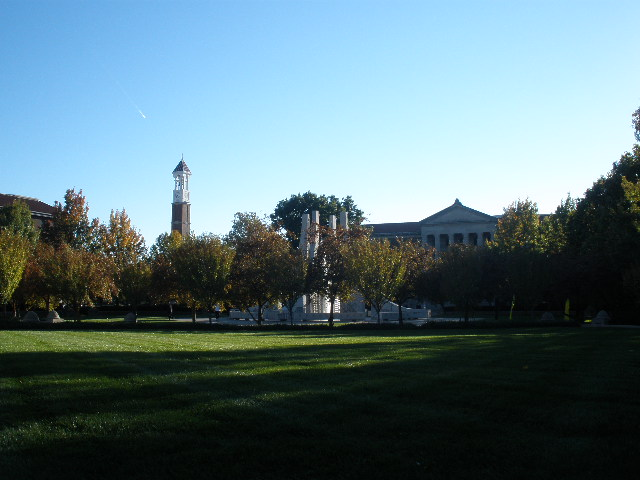
#> input picture PA120272.JPG, 640 x 480 px
$ python suhas99_midterm_1.py
#> lines starting #> are read from the running program, lines starting #| are printed output that depends on the picture
# -*- coding: utf-8 -*-
import cv2
import numpy as np
import random
import matplotlib.pyplot as plt
import csv
import pandas as pd
import math

"""# Problem 1 (20 Points)

Link to input image: https://drive.google.com/file/d/1X0xir8CrOoKsNXxvZnLVAJWKztpMuUhV/view?usp=drive_link

#### Part 1: Write code and describe the steps to perform histogram equalization of the given color image.  Hint: First convert to a color space that separates the intensity from the color channels (eg. LAB or LUV color spaces work the best).  Your result should look like the below:

Link to the output of part-1: https://drive.google.com/file/d/1nIhoE0PyCdFE3LfAwGcUqUt_GaQ2NoG-/view?usp=sharing

"""

# Image is read from the path
image1 = cv2.imread('PA120272.JPG')
#> image1 is the input picture: shape (480, 640, 3); mean B, G, R 124.6, 117.4, 92.4

# The BGR image is conbverted to LAB format
# Here L represents the Lightness/Intensity whereas A and B respresnts the colors.
# We need to perform histogram equalization on the L channel
lab = cv2.cvtColor(image1, cv2.COLOR_BGR2LAB)
#> lab: shape (480, 640, 3); mean of channels 0, 1, 2 115, 122, 122.2
L,A,B=cv2.split(lab)
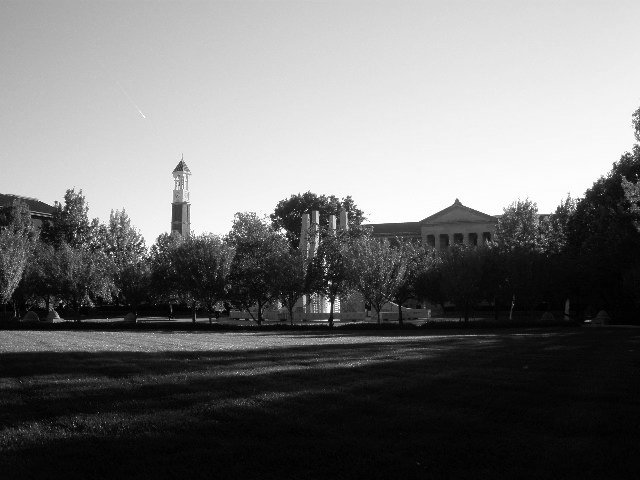
#> L: shape (480, 640); min 0, max 255, mean 115
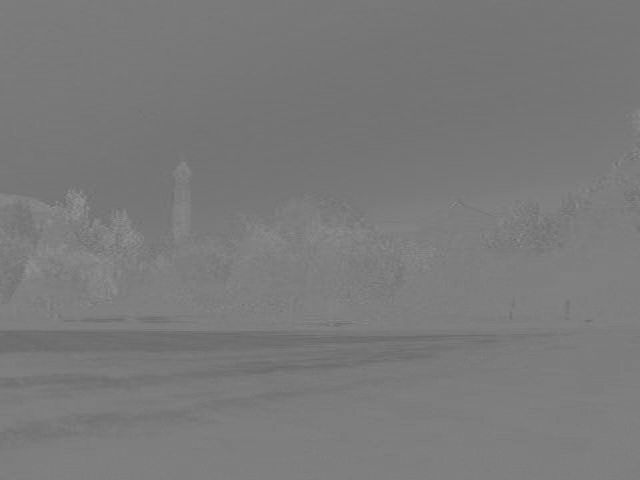
#> A: shape (480, 640); min 104, max 147, mean 122
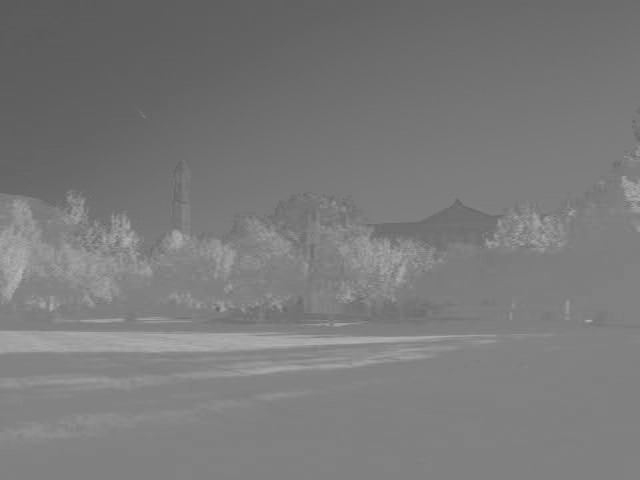
#> B: shape (480, 640); min 91, max 189, mean 122.2

# Histogram Linearization is performed on the L channel
histogram_equalized_L = cv2.equalizeHist(L)
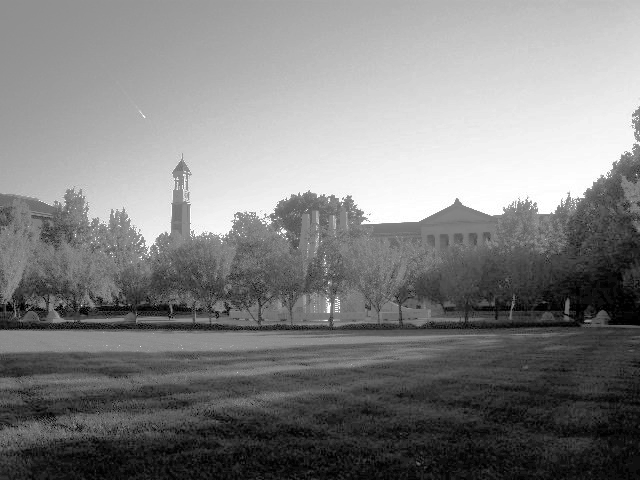
#> histogram_equalized_L: shape (480, 640); min 0, max 255, mean 129

# The equalized L channel is merged back with color channels
equalized_image=cv2.merge((histogram_equalized_L,A,B))
#> equalized_image: shape (480, 640, 3); mean of channels 0, 1, 2 129, 122, 122.2

# The LAB image is converted to RGB image for plotting
plot_image1=cv2.cvtColor(equalized_image, cv2.COLOR_LAB2RGB)
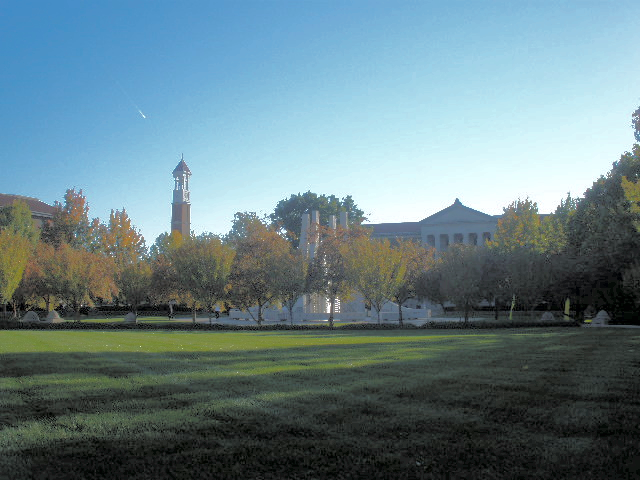
#> plot_image1: shape (480, 640, 3); mean R, G, B 103.2, 128.1, 134.7
cv2.imwrite('midterm_q1_eq.jpg', plot_image1)

"""#### Part 2: Another way to enhance a dark image is to perform gamma correction.   For each intensity pixel, replace it with the new intensity = 255*((intensity/255)^(1/2.2)). Write code to perform gamma correction.  Your result should look like below:

Link to the output of part-2: https://drive.google.com/file/d/1rgo7Kl8qK7Byh5QZsIb4CrfdBzY51Aco/view?usp=sharing

"""

# The BGR image is conbverted to LAB format
# Here L represents the Lightness/Intensity whereas A and B respresnts the colors.
# Gamma correction is performed on the L channel
gamma_corrected_L = 255*((L/255)**(1/2.2))
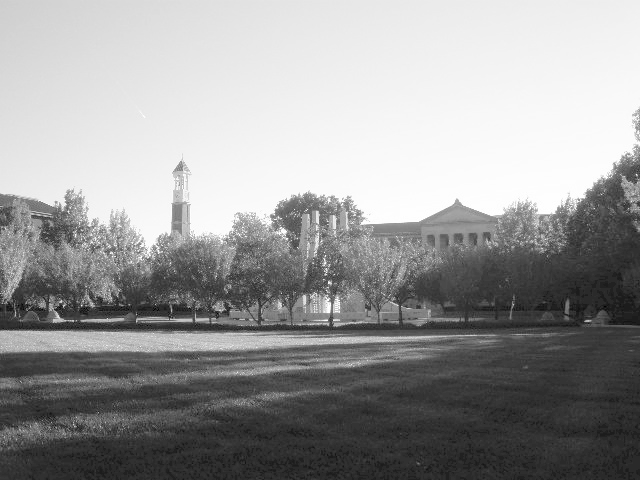
#> gamma_corrected_L: shape (480, 640) float64; min 0, max 255, mean 153.3
gamma_corrected_L_int=np.uint8(gamma_corrected_L)

# The gamma corrected channel is merged back with color channels
gamma_image = cv2.merge((gamma_corrected_L_int,A,B))
#> gamma_image: shape (480, 640, 3); mean of channels 0, 1, 2 152.7, 122, 122.2

# The LAB image is converted to RGB image for plotting
plot_image2=cv2.cvtColor(gamma_image, cv2.COLOR_LAB2RGB)
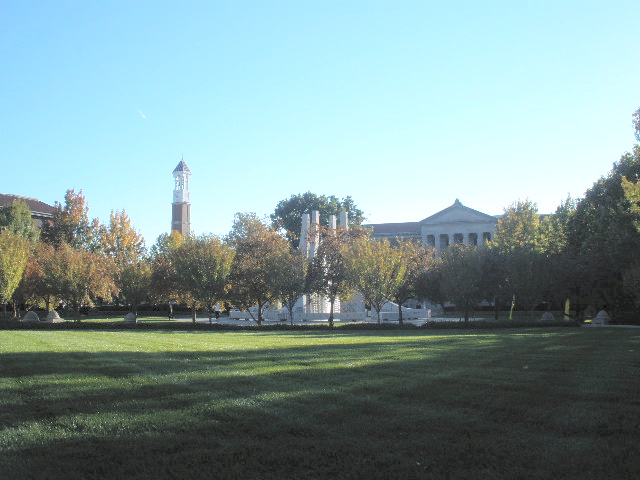
#> plot_image2: shape (480, 640, 3); mean R, G, B 128.4, 152.9, 153.2
cv2.imwrite('midterm_q1_gamma.jpg', plot_image2)

"""# Problem 2 (15 Points)

#### 1. For an image that is n by n and assuming that we have a random kernel call it H, where H is m by m matrix, what is the big O notation when performing convolution (how many multiplications are needed, in terms of n)?

#### 2. Describe the meaning of “separable” kernel? Redo the previous question knowing that the H kernel is separable?

#### 3. Apply the principle of separability to the following kernel to separate it into two kernels.


Kernel

<img src="https://drive.google.com/uc?id=1MMCS5erDiy2Pk_ytuyI_GSI8FdjGRUib" width="300" height="200" />

#### Problem-2 (1)

While performing convolution, the convolution kernel is slided over the image such that each pixel of the image is at the centre of the kernel. At each pixel, the kernal values are multiplied with corresponding pixel values. Hence, if we have a m * m kernel, at each pixel, m * m multiplication is done. For example, if the size of the kernel is 3 * 3, 9 multiplications are done at each pixel. If the size of the image is n * n pixels, the multiplication (convolution) is done n * n times (for each pixel). Hence the total number of multiplications will be m * m * n * n or ( (m ^ 2) * (n ^ 2) ). Therefore the Big O notation is O( (m ^ 2)*(n ^ 2) )

Note: To perform convolution on edge pixels, padding the image is necessary. In my explanation, it is assumed that the image is padded.

#### Problem-2 (2)

A seperable kernel is a kernel which can be split/seperated into 2 smaller kernerls. The multiplication of one of the smaller kernel with the other will give us the original kernel. One of the smaller kernel (row kernel) is used for performing row multiplication and the other (column kernel) one is used for performing column multiplication, for convolution. If the size of the original kernel is m * m , the 2 smaller kernels will have the size of m * 1 and 1 * m. For example, if we have a 3 * 3 kernel, if it is seperable, it can be split into two smaller 3 * 1 and 1 * 3 kernels.

While performing convolution, instead of performing m * m multiplications at each pixel, m row multiplications are performed on each pixel and m column multiplications are performed on each pixel of the n * n image. Hence the number of multiplications will be ((m * n * n)+(m * n * n)) = (2 * m * (n^2)). Hence the Big O notation of this will be O(m * (n^2))

By comparing the BigO notation, we can observe that seperable kernels are more efficient with respect to computation time.

Note: To perform convolution on edge pixels, padding the image is necessary. In my explanation, it is assumed that the image is padded.

#### Problem-2 (3)

Applying the principle of separability, the given kernel can be split into 2 smaller kernels. The 2 smaller kernels are:

row kernel = (1/4) * Transpose([1 , 2 , 1 ])

column kernel = (1/4) * [1 , 2 , 1 ]

If the row kernel is multiplied with the column kernel, we get the original kernel.
"""

original_kernel = np.array([[1/16,2/16,1/16],[2/16,4/16,2/16],[1/16,2/16,1/16]])

# Row Kernel is a column vector
row_kernel = np.array([[1/4],[2/4],[1/4]])

# Column Kernel is a row vector
column_kernel = np.array([1/4,2/4,1/4])
kernel = row_kernel * column_kernel
are_equal = np.array_equal(original_kernel, kernel)

# Conditional ststement to check if the computed kernel by multiplying row and column kernel is equal to thegiven kernel
if are_equal:
  print("The kernel is: ",'\n', kernel )

"""# Problem 3 (20 Points)

Link to the csv file: https://drive.google.com/file/d/1LGG32bpU0sTIp-lOxOXCZJELGoZqVaZk/view?usp=sharing

#### Given x, y, z coordinates of n number of data points(problem3_points.csv). Consider matrix A where matrix A represents the coordinates of the n points shown in the figure below. Let’s say we want to fit these data points onto an ellipse.

#### 1. Describe the steps to find the major and minor axis of this ellipse along with their prospective length.

#### 2. Similarly, given the data that represents a flat ground in front of the robot in 3D, try to extract the equation of the surface that describe the ground.

#### Problem-3 (1)

In the given problem, there are datapoints in 3d space and these datapoints have to be fit into a 2D ellipse. This can be achieved by following these steps:

1. Computing covariance matrix:

  A covariance matrix is calculated for the 3d points. This matrix will be in the form of

  Cov_matrix = [ [ cov(x,x) , cov(x,y) , cov(x,z) ] , [ cov(y,x) , cov(y,y) , cov(y,z) ] , [ cov(z,x) , cov(z,y) , cov(z,z) ] ]

  where cov(x,y) = ( 1 / n ) * ( Sum ( ( xi - mean(x) ) * Transpose( yi - mean(y) ) ) )

2. Extracting Eigen Values and Eigen Vectors of the covariance matrix:

  This is achieved by performing eighen value decomposition n the covariance matrix.

3. Computing the major and minor axis of the ellipse:

  The eigen vector of the covariance matrix associated with the largest eigen value represents the direction of maximum varience. Hence it represents the major axis of the ellipse fit. Similarly, the eigen vector corresponding to the smallest eigen value represents the direction of minimum variance. Hence, it represents the minor axis of the ellipse fit. The largest and the smallest eigen values can be used to compute the prospective lengths of the major and the minor axes of the ellipse fit.

  The direction of the major and minor axis of the ellipse gives the orientation of the ellipse in 3d space.


Alternative approach:

1. Fit the 3d data points into a plane.
2. Find the rotation matrix to rotate this plane so that it matches with a coordinate plane (for example xy plane)
3. Use this roatation matrix to rotate the datapoints so that they now (approximately) align with a coordinate plane
4. Now, the 3d datapoints are converted to 2d datapoints (an axis is eliminated. For example, if the points are projected/aligned on the xy plane, the z axis component of the points will be eliminated), which makes the curve fitting easy.
5. The datapoints can then be fitted into a ellipse by using least square method.
6. The points along with the fit can be rotated in the resverse direction (with respect to the rotation matrix computed above) to match the original distribution of the data.
7. The major and minor axis of the ellipse can be computed from the parameters of the fit.

#### Problem-3 (2)

The equation of the plane is given by:

( a * x ) + ( b * y ) + c = z

By considering this equation in matrix form, we get:

[ [ xi ] , [ yi ] , [ 1 ] ] * [ [ a ] , [ b ] , [ c ] ] = [ zi ]

(where xi, yi, zi represent the column vector of x , y and z datapoints and 1 represent a column vecor of ones)

Let matrix Axy = [ [ xi ] , [ yi ] , [ 1 ] ]

and matrix Bz = [ zi ]

Now taking the left pseudo inverse of matrix Axy and multiplying it with Bz gives the values of the coefficients a , b and c of the plane (by LHS = RHS concept)
"""

# The csv file is read using numpy
#> (the run stopped early here; a loop or call above may not have finished)
